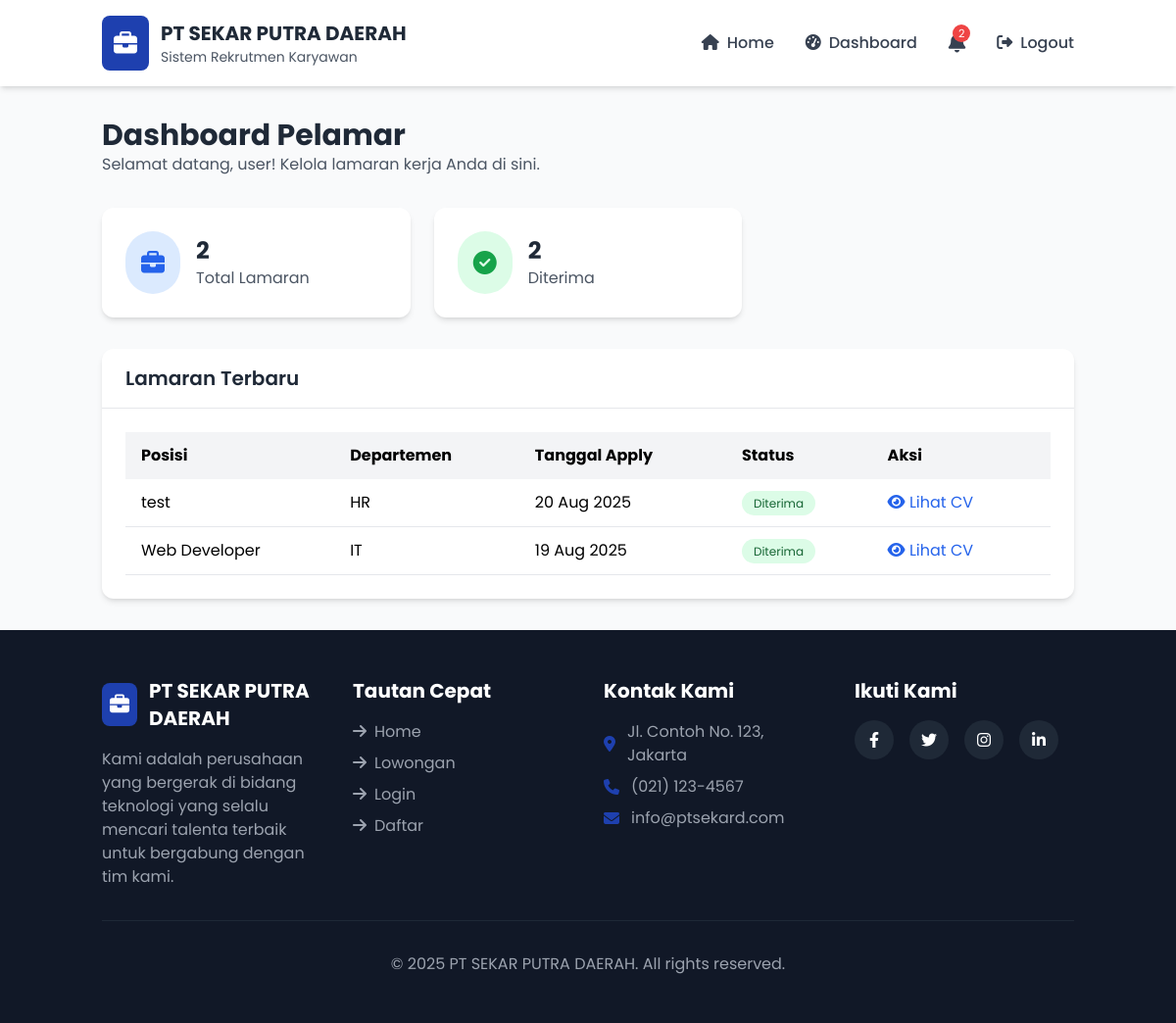
/index.php?view=dashboard (signed in), run on the app's committed database.
### tables this page shows
CREATE TABLE `lowongan` (
  `id` int(11) NOT NULL,
  `judul` varchar(200) NOT NULL,
  `deskripsi` text DEFAULT NULL,
  `departemen` varchar(100) DEFAULT NULL,
  `created_at` timestamp NOT NULL DEFAULT current_timestamp()
);

CREATE TABLE `lamaran` (
  `id` int(11) NOT NULL,
  `user_id` int(11) NOT NULL,
  `lowongan_id` int(11) NOT NULL,
  `cv_path` varchar(255) DEFAULT NULL,
  `surat_lamaran` text DEFAULT NULL,
  `status` enum('menunggu','diterima','ditolak') DEFAULT 'menunggu',
  `created_at` timestamp NOT NULL DEFAULT current_timestamp()
);

### index.php (the view, shortened to what this page needs)
<?php
$host = 'localhost';
$dbname = 'rekrutmen_db';
$username = 'root';
$password = '';
try {
    $pdo = new PDO("mysql:host=$host;dbname=$dbname;charset=utf8", $username, $password);
    $pdo->setAttribute(PDO::ATTR_ERRMODE, PDO::ERRMODE_EXCEPTION);
} catch (PDOException $e) {
    die("Koneksi database gagal: " . $e->getMessage());
}
$pdo->exec("CREATE TABLE IF NOT EXISTS notifikasi (
    id INT AUTO_INCREMENT PRIMARY KEY,
    user_id INT NOT NULL,
    pesan TEXT NOT NULL,
    dibaca TINYINT(1) DEFAULT 0,
    created_at TIMESTAMP DEFAULT CURRENT_TIMESTAMP,
    FOREIGN KEY (user_id) REFERENCES users(id) ON DELETE CASCADE
)");
function isLoggedIn() {
    return isset($_SESSION['user_id']);
}
$view = isset($_GET['view']) ? $_GET['view'] : 'home';
if (isLoggedIn()) {
    $user_id = $_SESSION['user_id'];
    $lamaran_saya = $pdo->prepare("SELECT l.*, lo.judul as lowongan_judul, lo.departemen
                                  FROM lamaran l
                                  JOIN lowongan lo ON l.lowongan_id = lo.id
                                  WHERE l.user_id = ?
                                  ORDER BY l.created_at DESC");
    $lamaran_saya->execute([$user_id]);
    $lamaran_saya = $lamaran_saya->fetchAll(PDO::FETCH_ASSOC);
    $stmt = $pdo->prepare("SELECT COUNT(*) FROM notifikasi WHERE user_id = ? AND dibaca = 0");
    $stmt->execute([$user_id]);
    $unread_notifications = $stmt->fetchColumn();
}
?>
<!DOCTYPE html>
<html lang="id">
<head>
    <script src="https://cdn.tailwindcss.com"></script>
    <link rel="stylesheet" href="https://cdnjs.cloudflare.com/ajax/libs/font-awesome/6.4.0/css/all.min.css">
</head>
<body class="bg-gray-50 flex flex-col min-h-screen">
    <header class="bg-white shadow-md sticky top-0 z-50">
        <div class="container mx-auto px-4 py-4">
            <div class="flex justify-between items-center">
                <div class="flex items-center">
                    <div class="bg-primary p-3 rounded-lg mr-3">
                        <i class="fas fa-briefcase text-white text-2xl"></i>
                    </div>
                    <div>
                        <h1 class="text-xl font-bold text-gray-800">PT SEKAR PUTRA DAERAH</h1>
                        <p class="text-sm text-gray-600">Sistem Rekrutmen Karyawan</p>
                    </div>
                </div>
                <nav class="hidden md:flex space-x-8 items-center">
                    <?php if (isLoggedIn()): ?>
                        <a href="index.php" class="nav-link text-gray-700 hover:text-primary font-medium"><i class="fas fa-home mr-2"></i>Home</a>
                        <a href="index.php?view=dashboard" class="nav-link text-gray-700 hover:text-primary font-medium"><i class="fas fa-tachometer-alt mr-2"></i>Dashboard</a>
                        <div class="relative">
                            <button id="notificationBell" class="text-gray-700 hover:text-primary">
                                <i class="fas fa-bell text-xl"></i>
                                <?php if (isset($unread_notifications) && $unread_notifications > 0): ?>
                                <span class="notification-badge"><?= $unread_notifications ?></span>
                                <?php endif; ?>
                            </button>
                        </div>
                        <a href="index.php?logout=true" class="nav-link text-gray-700 hover:text-primary font-medium"><i class="fas fa-sign-out-alt mr-2"></i>Logout</a>
                    <?php endif; ?>
                </nav>
            </div>
        </div>
    </header>
    <main class="flex-grow container mx-auto px-4 py-8">
        <?php
        switch ($view) {
            case 'dashboard':
                echo '
                <div class="mb-8">
                    <h2 class="text-3xl font-bold text-gray-800">Dashboard Pelamar</h2>
                    <p class="text-gray-600">Selamat datang, ' . $_SESSION['nama_lengkap'] . '! Kelola lamaran kerja Anda di sini.</p>
                </div>
                <div class="grid grid-cols-1 md:grid-cols-3 gap-6 mb-8">
                    <div class="bg-white rounded-xl shadow-md p-6 flex items-center card-hover">
                        <div class="bg-blue-100 p-4 rounded-full mr-4">
                            <i class="fas fa-briefcase text-blue-600 text-2xl"></i>
                        </div>
                        <div>
                            <h3 class="text-2xl font-bold text-gray-800">' . count($lamaran_saya) . '</h3>
                            <p class="text-gray-600">Total Lamaran</p>
                        </div>
                    </div>
                    <div class="bg-white rounded-xl shadow-md p-6 flex items-center card-hover">
                        <div class="bg-green-100 p-4 rounded-full mr-4">
                            <i class="fas fa-check-circle text-green-600 text-2xl"></i>
                        </div>
                        <div>
                            <h3 class="text-2xl font-bold text-gray-800">' . count(array_filter($lamaran_saya, function($lamaran) { return $lamaran['status'] == 'diterima'; })) . '</h3>
                            <p class="text-gray-600">Diterima</p>
                        </div>
                    </div>
                </div>
                <div class="bg-white rounded-xl shadow-md overflow-hidden">
                    <div class="px-6 py-4 border-b">
                        <h3 class="text-xl font-semibold text-gray-800">Lamaran Terbaru</h3>
                    </div>
                    <div class="p-6">
                        ' . (count($lamaran_saya) > 0 ? '
                        <div class="overflow-x-auto">
                            <table class="w-full">
                                <thead>
                                    <tr class="bg-gray-100">
                                        <th class="py-3 px-4 text-left">Posisi</th>
                                        <th class="py-3 px-4 text-left">Departemen</th>
                                        <th class="py-3 px-4 text-left">Tanggal Apply</th>
                                        <th class="py-3 px-4 text-left">Status</th>
                                        <th class="py-3 px-4 text-left">Aksi</th>
                                    </tr>
                                </thead>
                                <tbody>
                                    ' . implode('', array_map(function($lamaran) {
                                        $status_class = '';
                                        if ($lamaran['status'] == 'diterima') $status_class = 'bg-green-100 text-green-800';
                                        else if ($lamaran['status'] == 'ditolak') $status_class = 'bg-red-100 text-red-800';
                                        else $status_class = 'bg-yellow-100 text-yellow-800';
                                        return '
                                        <tr class="border-b hover:bg-gray-50">
                                            <td class="py-3 px-4">' . $lamaran['lowongan_judul'] . '</td>
                                            <td class="py-3 px-4">' . $lamaran['departemen'] . '</td>
                                            <td class="py-3 px-4">' . date('d M Y', strtotime($lamaran['created_at'])) . '</td>
                                            <td class="py-3 px-4"><span class="px-3 py-1 rounded-full text-xs ' . $status_class . '">' . ucfirst($lamaran['status']) . '</span></td>
                                            <td class="py-3 px-4">
                                                <a href="' . $lamaran['cv_path'] . '" target="_blank" class="text-blue-600 hover:text-blue-800 mr-3"><i class="fas fa-eye"></i> Lihat CV</a>
                                            </td>
                                        </tr>';
                                    }, $lamaran_saya)) . '
                                </tbody>
                            </table>
                        </div>' : '
                        </div>') . '
                    </div>
                </div>';
                break;
        }
        ?>
    </main>
    <footer class="bg-gray-900 text-white py-12">
        <div class="container mx-auto px-4">
            <div class="grid grid-cols-1 md:grid-cols-4 gap-8">
                <div>
                    <h3 class="text-xl font-bold mb-4 flex items-center">
                        <div class="bg-primary p-2 rounded-lg mr-3">
                            <i class="fas fa-briefcase"></i>
                        </div>
                        PT SEKAR PUTRA DAERAH
                    </h3>
                    <p class="text-gray-400">Kami adalah perusahaan yang bergerak di bidang teknologi yang selalu mencari talenta terbaik untuk bergabung dengan tim kami.</p>
                </div>
                <div>
                    <h3 class="text-xl font-bold mb-4">Tautan Cepat</h3>
                    <ul class="space-y-2 text-gray-400">
                        <li><a href="index.php" class="hover:text-white transition-colors"><i class="fas fa-arrow-right mr-2"></i>Home</a></li>
                        <li><a href="index.php#lowongan" class="hover:text-white transition-colors"><i class="fas fa-arrow-right mr-2"></i>Lowongan</a></li>
                        <li><a href="index.php?view=login" class="hover:text-white transition-colors"><i class="fas fa-arrow-right mr-2"></i>Login</a></li>
                        <li><a href="index.php?view=register" class="hover:text-white transition-colors"><i class="fas fa-arrow-right mr-2"></i>Daftar</a></li>
                    </ul>
                </div>
                <div>
                    <h3 class="text-xl font-bold mb-4">Kontak Kami</h3>
                    <ul class="space-y-2 text-gray-400">
                        <li class="flex items-center">
                            <i class="fas fa-map-marker-alt mr-3 text-primary"></i>
                            <span>Jl. Contoh No. 123, Jakarta</span>
                        </li>
                        <li class="flex items-center">
                            <i class="fas fa-phone mr-3 text-primary"></i>
                            <span>(021) 123-4567</span>
                        </li>
                        <li class="flex items-center">
                            <i class="fas fa-envelope mr-3 text-primary"></i>
                            <span>info@ptsekard.com</span>
                        </li>
                    </ul>
                </div>
                <div>
                    <h3 class="text-xl font-bold mb-4">Ikuti Kami</h3>
                    <div class="flex space-x-4">
                        <a href="#" class="bg-gray-800 hover:bg-gray-700 h-10 w-10 rounded-full flex items-center justify-center transition-colors">
                            <i class="fab fa-facebook-f"></i>
                        </a>
                        <a href="#" class="bg-gray-800 hover:bg-gray-700 h-10 w-10 rounded-full flex items-center justify-center transition-colors">
                            <i class="fab fa-twitter"></i>
                        </a>
                        <a href="#" class="bg-gray-800 hover:bg-gray-700 h-10 w-10 rounded-full flex items-center justify-center transition-colors">
                            <i class="fab fa-instagram"></i>
                        </a>
                        <a href="#" class="bg-gray-800 hover:bg-gray-700 h-10 w-10 rounded-full flex items-center justify-center transition-colors">
                            <i class="fab fa-linkedin-in"></i>
                        </a>
                    </div>
                </div>
            </div>
            <div class="border-t border-gray-800 mt-8 pt-8 text-center text-gray-400">
                <p>&copy; 2025 PT SEKAR PUTRA DAERAH. All rights reserved.</p>
            </div>
        </div>
    </footer>
</body>
</html>

### index.php (style rules this page uses)
body { font-family: 'Poppins', sans-serif; }
.nav-link { position: relative; }
.nav-link::after { content: ''; position: absolute; width: 0; height: 2px; bottom: -2px; left: 0; background-color: #3b82f6; transition: width 0.3s; }
.card-hover { transition: transform 0.3s, box-shadow 0.3s; }
.notification-badge { position: absolute; top: -5px; right: -5px; background-color: #ef4444; color: white; border-radius: 50%; width: 18px; height: 18px; font-size: 0.7rem; display: flex; align-items: center; justify-content: center; }

### data on the page
lowongan: judul "test", departemen "HR"
lamaran: created_at "20 Aug 2025", status "Diterima"
lowongan: judul "Web Developer", departemen "IT"
lamaran: created_at "19 Aug 2025", status "Diterima"

### other printed values
$unread_notifications "2"
$_SESSION['nama_lengkap'] "user"
count($lamaran_saya) "2"
